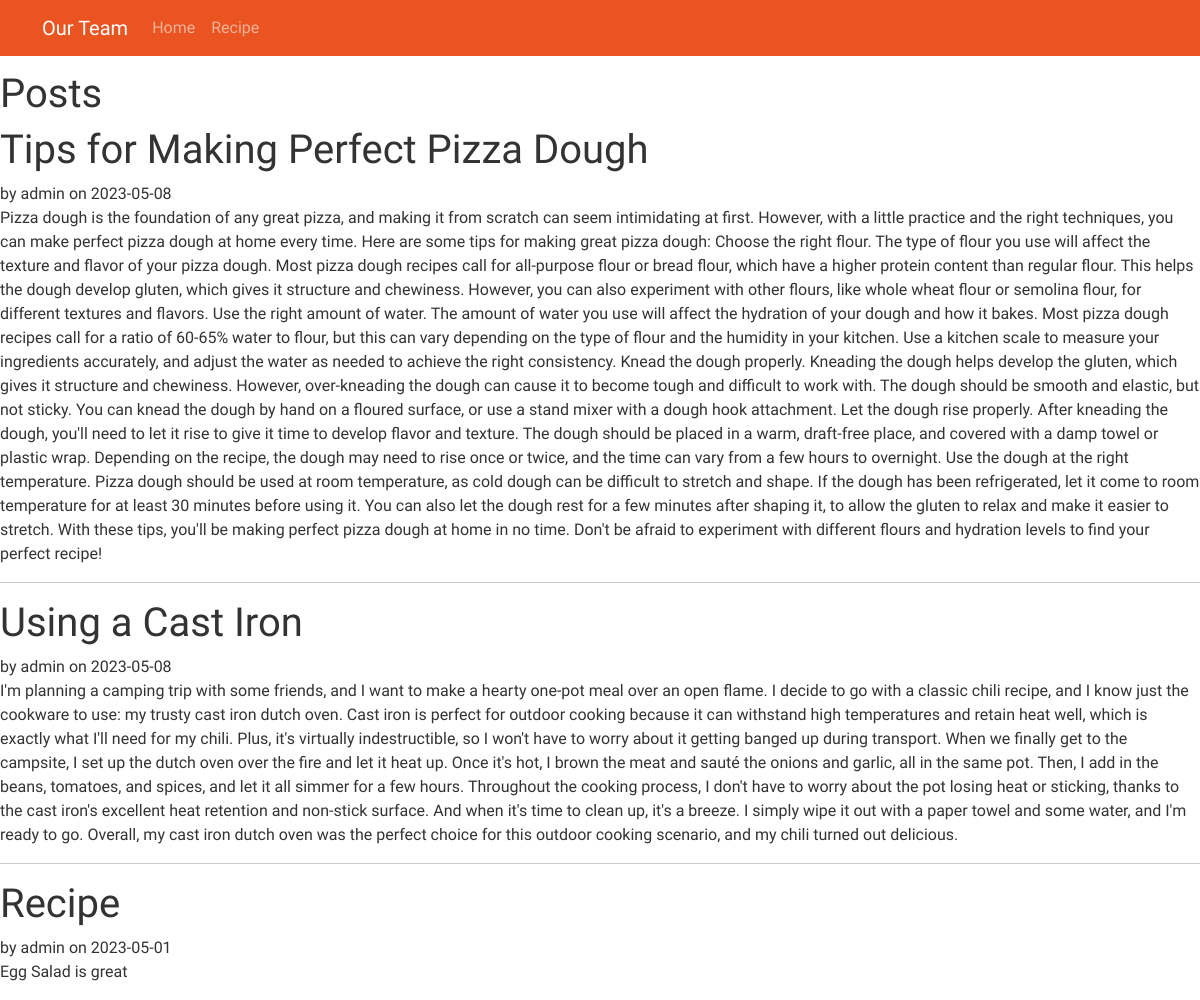
Screenshot of /blog/ with the database file from the repository.
### tables this page shows
CREATE TABLE post (
  id INTEGER PRIMARY KEY AUTOINCREMENT,
  author_id INTEGER NOT NULL,
  created TIMESTAMP NOT NULL DEFAULT CURRENT_TIMESTAMP,
  title TEXT NOT NULL,
  body TEXT NOT NULL,
  FOREIGN KEY (author_id) REFERENCES user (id)
);

CREATE TABLE user (
  id INTEGER PRIMARY KEY AUTOINCREMENT,
  username TEXT UNIQUE NOT NULL,
  password TEXT NOT NULL,
  salt TEXT NOT NULL
);

### tastytable/blog.py (the view)
@bp.route('/')
def index():
    db = get_db()
    posts = db.execute(
        'SELECT p.id, title, body, created, author_id, username'
        ' FROM post p JOIN user u ON p.author_id = u.id'
        ' ORDER BY created DESC'
    ).fetchall()
    return render_template('blog/index.html', posts=posts)

### tastytable/auth.py (called while the page is built)
@bp.before_app_request
def load_logged_in_user():
    user_id = session.get('user_id')
    if user_id is None:
        g.user = None
    else:
        g.user = get_db().execute(
            'SELECT * FROM user WHERE id = ?', (user_id,)
        ).fetchone()

### tastytable/db.py (called while the page is built)
def get_db():
    if 'db' not in g:
        g.db = sqlite3.connect(
            current_app.config['DATABASE'],
            detect_types=sqlite3.PARSE_DECLTYPES
        )
        g.db.row_factory = sqlite3.Row
    return g.db

### tastytable/templates/blog/index.html (shortened to what this page needs)
 <head>
  <link rel="stylesheet" href="{{ url_for('static' , filename = "css/bootstrap.min.css") }}">
</head>
<body>
  <nav class="navbar fixed-top navbar-expand-lg navbar-dark bg-primary">
    <div class="container">
      <a class="navbar-brand" href="#">Our Team</a>
      <div class="collapse navbar-collapse" id="navbarNav">
        <ul class="navbar-nav ml-auto">
          <li class="nav-item active">
            <a class="nav-link" href="/">Home</a>
          </li>
          <li class="nav-item">
            <a class="nav-link" href="/recipe">Recipe</a>
          </li>
        </ul>
      </div>
    </div>
  </nav>
{% block header %}
  <h1>{% block title %}Posts{% endblock %}</h1>
{% endblock %}
{% block content %}
  {% for post in posts %}
    <article class="post">
      <header>
        <div>
          <h1>{{ post['title'] }}</h1>
          <div class="about">by {{ post['username'] }} on {{ post['created'].strftime('%Y-%m-%d') }}</div>
        </div>
      </header>
      <p class="body">{{ post['body'] }}</p>
    </article>
    {% if not loop.last %}
      <hr>
    {% endif %}
  {% endfor %}
{% endblock %}

### tastytable/templates/blog/index.html (style rules this page uses)
body { padding-top: 70px; }
.navbar { background-color: #2c3e50; }

### rows the page displays
post: title "Tips for Making Perfect Pizza Dough", username "admin", created "2023-05-08", body "Pizza dough is the foundation of any great pizza, and making it from scratch can seem intimidating at first. However, with a little practice and the right techniques, you can make perfect pizza dough at home every time. Here are some tips for making great pizza dough: Choose the right flour. The type of flour you use will affect the texture and flavor of your pizza dough. Most pizza dough recipes call for all-purpose flour or bread flour, which have a higher protein content than regular flour. This helps the dough develop gluten, which gives it structure and chewiness. However, you can also experiment with other flours, like whole wheat flour or semolina flour, for different textures and…"
post: title "Using a Cast Iron", username "admin", created "2023-05-08", body "I'm planning a camping trip with some friends, and I want to make a hearty one-pot meal over an open flame. I decide to go with a classic chili recipe, and I know just the cookware to use: my trusty cast iron dutch oven. Cast iron is perfect for outdoor cooking because it can withstand high temperatures and retain heat well, which is exactly what I'll need for my chili. Plus, it's virtually indestructible, so I won't have to worry about it getting banged up during transport. When we finally get to the campsite, I set up the dutch oven over the fire and let it heat up. Once it's hot, I brown the meat and sauté the onions and garlic, all in the same pot. Then, I add in the beans, tomatoes,…"
post: title "Recipe", username "admin", created "2023-05-01", body "Egg Salad is great"
